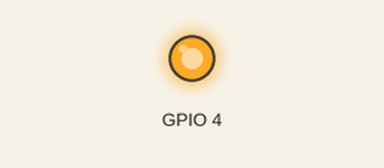
Simulated run of this program. Board: Raspberry Pi (BCM pin numbers). On the bench: output pins drawn as LEDs (lit = HIGH). At 50.0 s the program stops and its outputs stay as they are.

Above: at 2.5 s.
At 7.5 s:
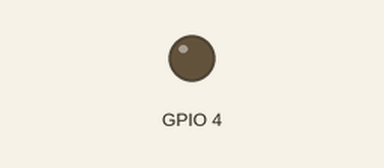
Timing chart, 0 to 13.0 s (numbered marks = the images above):
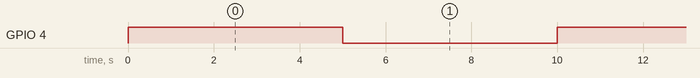

Measured:
- by itself, GPIO 4: alternates HIGH for 5.0 s and LOW for 5.0 s

The program:

gpiotest.py
```python
import RPi.GPIO as GPIO
import time

GPIO.setmode(GPIO.BCM)
GPIO.setup(4,GPIO.OUT)

for i in range(0,5):
	GPIO.output(4,GPIO.HIGH)
	time.sleep(5)
	GPIO.output(4,GPIO.LOW)
	time.sleep(5)

GPIO.cleanup()
```
